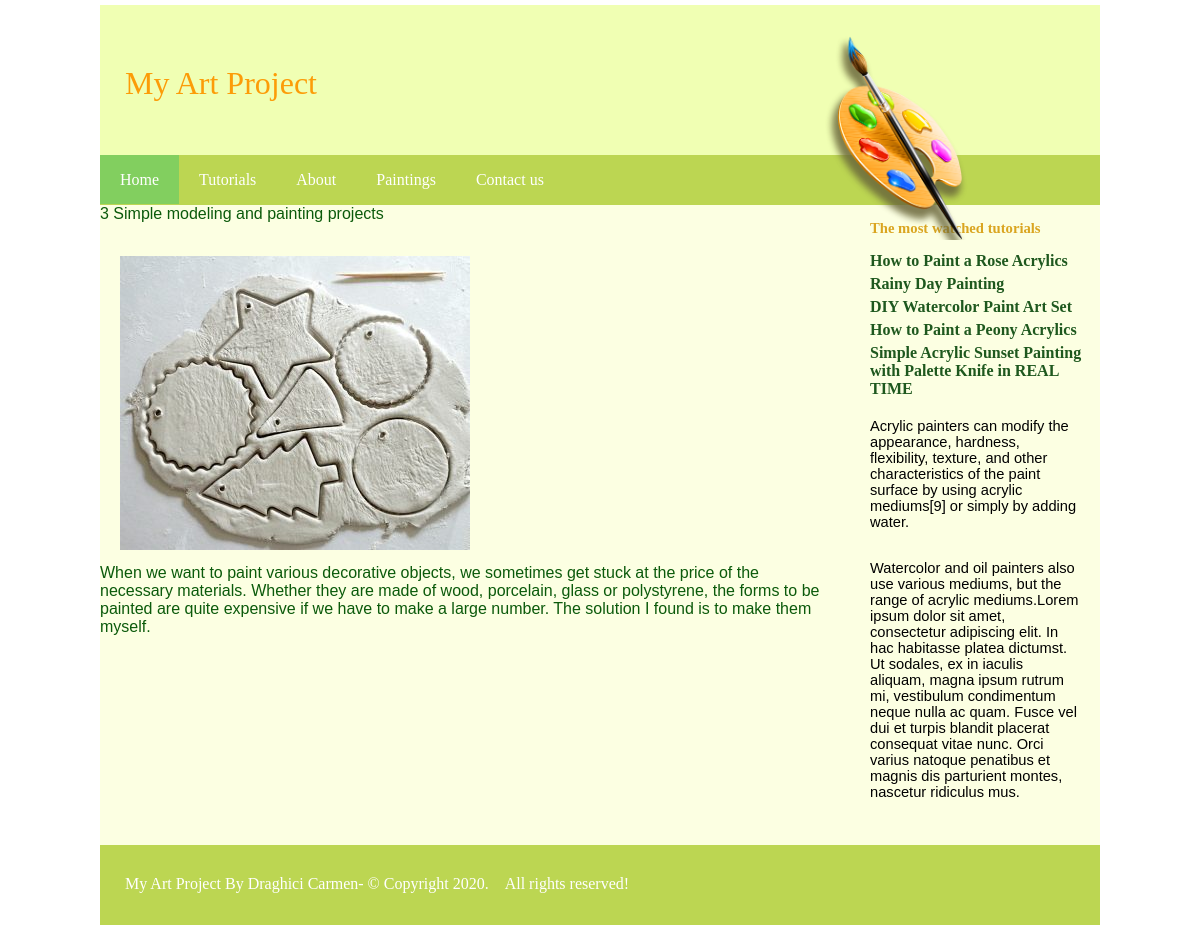
Screenshot of /view.php?id=2 with the database file from the repository.
### tables this page shows
CREATE TABLE `articles` (
  `id_article` int(11) NOT NULL,
  `title` varchar(255) NOT NULL,
  `content` text NOT NULL,
  `img_post` varchar(255) NOT NULL,
  `views` int(11) NOT NULL DEFAULT 0
);

### view.php (the view, shortened to what this page needs)
<?php
    include 'connect.php';
?>
<!DOCTYPE html>
<html lang="en">
<head>
    <link rel="stylesheet" type="text/css" href="css/style.css"/>
</head>
<body>
    <div class="icon"><img src="images/header copy.png" width="200px" height="auto"></div>
    <div class="header"><p>My Art Project</p>
    </div>
    <div class="menu">
        <ul>
            <li class="active"><a href="index.php">Home</a></li>
            <li><a href="tutoriale.php">Tutorials</a></li>
            <li><a href="about.php">About</a></li>
            <li><a href="tablouri.php">Paintings</a></li>
            <li><a href="propune.php">Contact us</a></li>
        </ul>
    </div>
    <div class="all">
    <div class="sidebar">
            <p><a href="#" class="cele">The most watched tutorials</a>
                <ul class="lista">
                <li><b><a href="https://www.youtube.com/watch?time_continue=6&v=mmwzmVwIu8U&feature=emb_title;">How to Paint a Rose Acrylics</a></b></li>
                    <li><b><a href="https://www.youtube.com/watch?v=zwzBQzj02eo&t=2s;">Rainy Day Painting</a></b></li>
                    <li><b><a href="https://www.youtube.com/watch?v=gcdku9RzkTU">DIY Watercolor Paint Art Set</a></b></li>
                    <li><b><a href="https://www.youtube.com/watch?v=FOz8q6THZyU">How to Paint a Peony Acrylics</a></b></li>
                    <li><b><a href="https://www.youtube.com/watch?v=xwUsfh50NR0">Simple Acrylic Sunset Painting with Palette Knife in REAL TIME</a></b></li>
                </ul>
                <p>Acrylic painters can modify the appearance, hardness, flexibility, texture, and other characteristics of the paint surface by using acrylic mediums[9] or simply by adding water.</p><p> Watercolor and oil painters also use various mediums, but the range of acrylic mediums.Lorem ipsum dolor sit amet, consectetur adipiscing elit. In hac habitasse platea dictumst. Ut sodales, ex in iaculis aliquam, magna ipsum rutrum mi, vestibulum condimentum neque nulla ac quam. Fusce vel dui et turpis blandit placerat consequat vitae nunc. Orci varius natoque penatibus et magnis dis parturient montes, nascetur ridiculus mus. </p>
        </p>
    </div>
    <div class="content">
        <?php
        $id=(int)$_GET['id'];
        $sql = "SELECT *FROM articles WHERE id_article='{$id}'";
        $result = mysqli_query($con, $sql);
        while ($row = $result->fetch_assoc()) {
        echo $row['title']. '<br> <br>';
        echo '<p><img src="'.$row['img_post'].'"></p>';
        echo $row['content'];
    }
        ?>
    </div>
    <div class="footer">
    <p>My Art Project By Draghici Carmen- &copy; Copyright 2020.&nbsp;&nbsp;&nbsp;&nbsp;All rights reserved!</p>
        </div>
</body>
</html>

### css/style.css (style rules this page uses)
* { padding:0; margin: 0; }
body { margin:0; padding:0; }
.header { width:1000px; margin:5px auto 0 auto; height: 150px; background: #f0ffb3; padding: 0; }
.header p { font-family: Myriad Pro; font-weight: blod; color: #fc9c08; font-size: 24pt; padding-top: 45pt; padding-left: 25px; }
.menu { width: 1000px; height: 50px; background: #bcd652; margin: 0 auto; }
.menu ul { list-style: none; }
.menu ul li { float: left; padding: 15.5px 20px; display: block; }
.menu ul li a { text-decoration: none; color: #fff; font-family: Myriad Pro; font-size: 12pt; display: block; }
.icon { position: absolute; z-index: 999999999999; width: 150px; height: auto; margin-left: 800px; margin-top: 30px; padding: 0; }
.content { text-decoration: none; color: rgb(11, 90, 11); width: 720px; font-family: Arial, Helvetica, sans-serif; font-size: 12pt; background: #fcffe2; }
.content p { padding: 15px 35px 10px 20px; }
.sidebar { float: right; width: 250px; }
.sidebar p { padding: 15px 20px; font-family: Arial, Helvetica, sans-serif; font-size: 11pt; }
.all { width: 1000px; margin: 0 auto; background: #fcffe2; }
.cele { text-decoration: none; color: goldenrod; text-align: center; font-weight: bold; font-family: Myriad Pro; }
.lista { padding-left: 20px; text-decoration: none; list-style: none; }
.lista li { padding-bottom: 5px; }
.lista a { color: rgb(30, 88, 30); text-decoration: none; }
.footer { width: 1000px; height: 80px; background: #bcd652; margin: 0 auto; margin-bottom: 10px; clear: both; }
.footer p { color:#fff; font-family: Myriad Pro; font-size: 12pt; padding-left: 25px; padding-top: 30px; }
.active { background: #82cf5f; }

### rows the page displays
articles: title "3 Simple modeling and painting projects", img_post (picture), content "When we want to paint various decorative objects, we sometimes get stuck at the price of the necessary materials. Whether they are made of wood, porcelain, glass or polystyrene, the forms to be painted are quite expensive if we have to make a large number. The solution I found is to make them myself."
